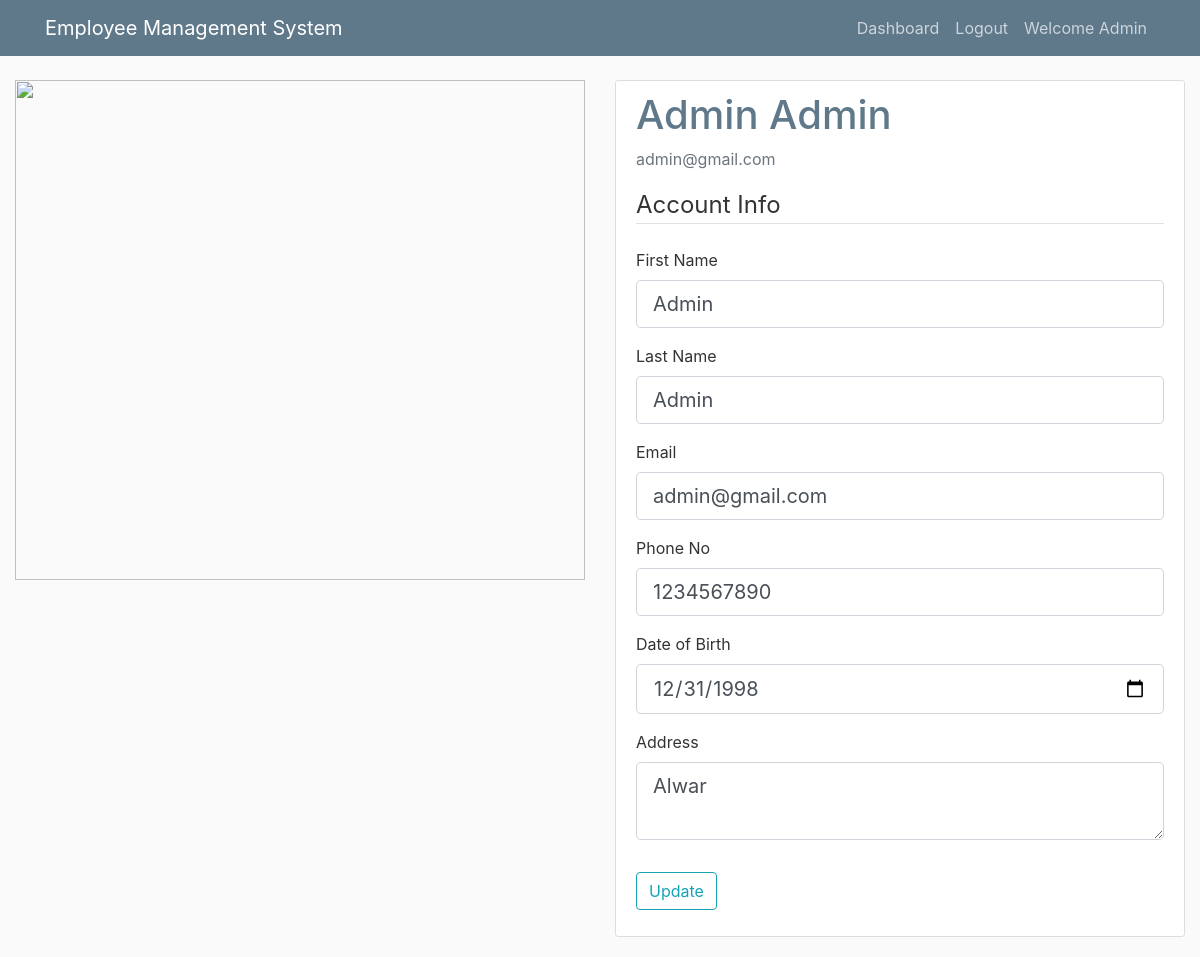
Page /account (signed in) on the committed database.
### assignment/models.py (models this page shows, shortened)
class Employees(db.Model, UserMixin):
    id = db.Column(db.Integer, primary_key=True, autoincrement=True)
    first_name = db.Column(db.String(20), nullable=False)
    last_name = db.Column(db.String(20), nullable=False)
    email = db.Column(db.String(120), unique=True, nullable=False)
    phone_no = db.Column(db.Integer, unique=True, nullable=False)
    date_of_birth = db.Column(db.Date, nullable=False)
    address = db.Column(db.Text, nullable=False)
    password = db.Column(db.String(60), nullable=False)
    is_admin = db.Column(db.Boolean, default=False)

### assignment/routes.py (the view)
@app.route("/account", methods=['GET', 'POST'])
@login_required
def account():
    form = UpdateAccountForm()
    if form.validate_on_submit():
        current_user.first_name = form.first_name.data
        current_user.last_name = form.last_name.data
        if current_user.email != form.email.data:
            flash("Email can't be changed", 'info')
            return redirect(url_for('account'))
        if current_user.phone_no != form.phone_no.data:
            flash("Phone No can't be changed", 'info')
            return redirect(url_for('account'))
        current_user.date_of_birth = form.date_of_birth.data
        current_user.address = form.address.data
        db.session.commit()
        app.logger.info(f"{current_user.first_name} updated profile")
        flash('Account has been updated!', 'success')
        return redirect(url_for('account'))
    elif request.method == 'GET':
        form.first_name.data = current_user.first_name
        form.last_name.data = current_user.last_name
        form.email.data = current_user.email
        form.phone_no.data = current_user.phone_no
        form.date_of_birth.data = current_user.date_of_birth
        form.address.data = current_user.address
    return render_template('account.html', form=form, title="Update Account")

### assignment/forms.py
class UpdateAccountForm(FlaskForm):
    first_name = StringField('First Name',
                             validators=[DataRequired(), Length(min=2, max=20)])
    last_name = StringField('Last Name',
                            validators=[DataRequired(), Length(min=2, max=20)])
    email = StringField('Email',
                        validators=[DataRequired(), Email()])
    phone_no = IntegerField('Phone No', validators=[DataRequired()])
    date_of_birth = DateField('Date of Birth', validators=[DataRequired()])
    address = TextAreaField('Address',
                            validators=[DataRequired(), Length(max=120)])
    submit = SubmitField('Update')

### assignment/models.py (called while the page is built)
@login_manager.user_loader
def load_user(user_id):
    return Employees.query.get(int(user_id))

### assignment/templates/account.html (shortened to what this page needs)
{% extends "layout.html" %}
{% block content %}
    <div class="content-section">
      <div class="media">
        <div class="media-body">
          <h2 class="account-heading">{{ current_user.first_name }} {{ current_user.last_name }}</h2>
          <p class="text-secondary">{{ current_user.email }}</p>
        </div>
      </div>
        <form method="POST" action="" enctype="multipart/form-data">
            <fieldset class="form-group">
                <legend class="border-bottom mb-4">Account Info</legend>
                <div class="form-group">
                    {{ form.first_name.label(class="form-control-label") }}
                    {% if form.first_name.errors %}
                        {{ form.first_name(class="form-control form-control-lg is-invalid") }}
                        <div class="invalid-feedback">
                            {% for error in form.first_name.errors %}
                                <span>{{ error }}</span>
                            {% endfor %}
                        </div>
                    {% else %}
                        {{ form.first_name(class="form-control form-control-lg") }}
                    {% endif %}
                </div>
                <div class="form-group">
                    {{ form.last_name.label(class="form-control-label") }}
                    {% if form.last_name.errors %}
                        {{ form.first_name(class="form-control form-control-lg is-invalid") }}
                        <div class="invalid-feedback">
                            {% for error in form.last_name.errors %}
                                <span>{{ error }}</span>
                            {% endfor %}
                        </div>
                    {% else %}
                        {{ form.last_name(class="form-control form-control-lg") }}
                    {% endif %}
                </div>
                <div class="form-group">
                    {{ form.email.label(class="form-control-label") }}
                    {% if form.email.errors %}
                        {{ form.email(class="form-control form-control-lg is-invalid") }}
                        <div class="invalid-feedback">
                            {% for error in form.email.errors %}
                                <span>{{ error }}</span>
                            {% endfor %}
                        </div>
                    {% else %}
                        {{ form.email(class="form-control form-control-lg") }}
                    {% endif %}
                </div>
                <div class="form-group">
                    {{ form.phone_no.label(class="form-control-label") }}
                    {% if form.phone_no.errors %}
                        {{ form.phone_no(class="form-control form-control-lg is-invalid") }}
                        <div class="invalid-feedback">
                            {% for error in form.phone_no.errors %}
                                <span>{{ error }}</span>
                            {% endfor %}
                        </div>
                    {% else %}
                        {{ form.phone_no(class="form-control form-control-lg") }}
                    {% endif %}
                </div>
                <div class="form-group">
                    {{ form.date_of_birth.label(class="form-control-label") }}
                    {% if form.date_of_birth.errors %}
                        {{ form.date_of_birth(class="form-control form-control-lg is-invalid") }}
                        <div class="invalid-feedback">
                            {% for error in form.date_of_birth.errors %}
                                <span>{{ error }}</span>
                            {% endfor %}
                        </div>
                    {% else %}
                        {{ form.date_of_birth(class="form-control form-control-lg") }}
                    {% endif %}
                </div>
                <div class="form-group">
                    {{ form.address.label(class="form-control-label") }}
                    {% if form.address.errors %}
                        {{ form.address(class="form-control form-control-lg is-invalid") }}
                        <div class="invalid-feedback">
                            {% for error in form.address.errors %}
                                <span>{{ error }}</span>
                            {% endfor %}
                        </div>
                    {% else %}
                        {{ form.address(class="form-control form-control-lg") }}
                    {% endif %}
                </div>
            </fieldset>
            <div class="form-group">
                {{ form.submit(class="btn btn-outline-info") }}
            </div>
        </form>
    </div>
{% endblock content %}

### assignment/templates/layout.html (shortened to what this page needs)
<!DOCTYPE html>
<html>
<head>
    <link rel="stylesheet" href="https://maxcdn.bootstrapcdn.com/bootstrap/4.0.0/css/bootstrap.min.css">
    <link rel="stylesheet" type="text/css" href="{{ url_for('static', filename='main.css') }}">
</head>
<body>
    <header class="site-header">
      <nav class="navbar navbar-expand-md navbar-dark bg-steel fixed-top">
        <div class="container">
          <a class="navbar-brand mr-4" href="/">Employee Management System</a>
          <div class="collapse navbar-collapse" id="navbarToggle">
            <div class="navbar-nav">
                <ul class="nav navbar-nav navbar-right">
                  {% if current_user.is_authenticated %} {% if current_user.is_admin %}
                        <li><a class="nav-item nav-link" href="{{ url_for('admin_dashboard') }}">Dashboard</a></li>
                     {% else %}
                    <a class="nav-item nav-link" href="{{ url_for('dashboard') }}">Home</a>
                    <li><a class="nav-item nav-link" href="{{ url_for('account') }}">My Profile</a></li>
                    <li><a class="nav-item nav-link" href="{{ url_for('change_password') }}">Change Password</a></li>
                    {% endif %}
                    <li><a class="nav-item nav-link" href="{{ url_for('logout') }}">Logout</a></li>
                    <a class="nav-link"  tabindex="-1" aria-disabled="true">Welcome {{ current_user.first_name}}</a>
                  {% else %}
                    <a class="nav-item nav-link" href="{{ url_for('login') }}">Login</a>
                    <a class="nav-item nav-link" href="{{ url_for('register') }}">Register</a>
                  {% endif %}
                </ul>
            </div>
          </div>
        </div>
      </nav>
    </header>
    <main role="main" class="container-fluid ">
      <div class="row">
          <div class="col-md-6">
                  <img src="../../static/intro-bg.jpg" class="img-responsive" width="100%" height="500px">
          </div>
          <div class="col-md-6">
          {% block content %} {% endblock %}
        </div>
      </div>
    </main>
</body>
</html>

### assignment/static/main.css (style rules this page uses)
body { background: #fafafa; color: #333333; margin-top: 5rem; }
.account-heading { align:center; color: #5f788a; }
h1, h2, h3, h4, h5, h6 { margin-right: 2px; color: #444444; }
.bg-steel { background-color: #5f788a; }
.site-header .navbar-nav .nav-link { color: #cbd5db; }
.content-section { background: #ffffff; padding: 10px 20px; border: 1px solid #dddddd; border-radius: 3px; margin-bottom: 20px; }
.account-heading { font-size: 2.5rem; }

### rows in the picture
Employees: first_name "Admin", last_name "Admin", email "admin@gmail.com", phone_no "1234567890", date_of_birth "12/31/1998", address "Alwar"
